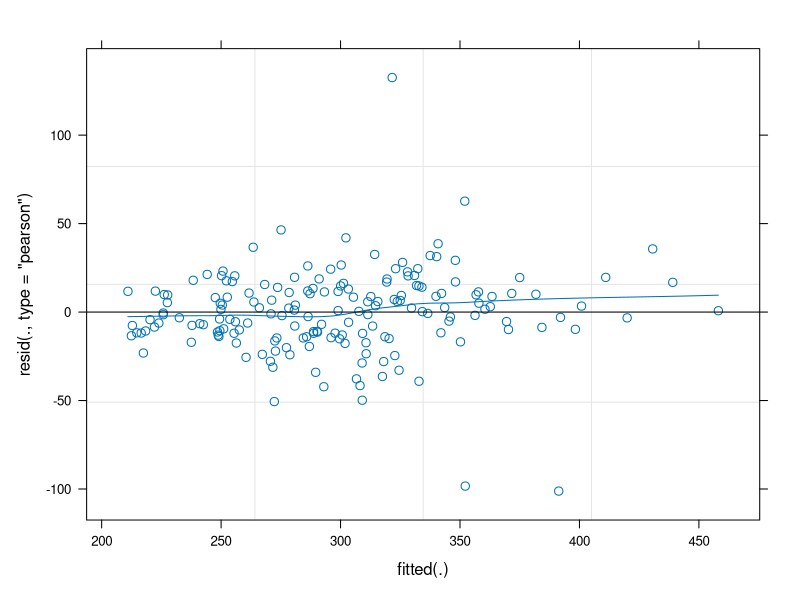
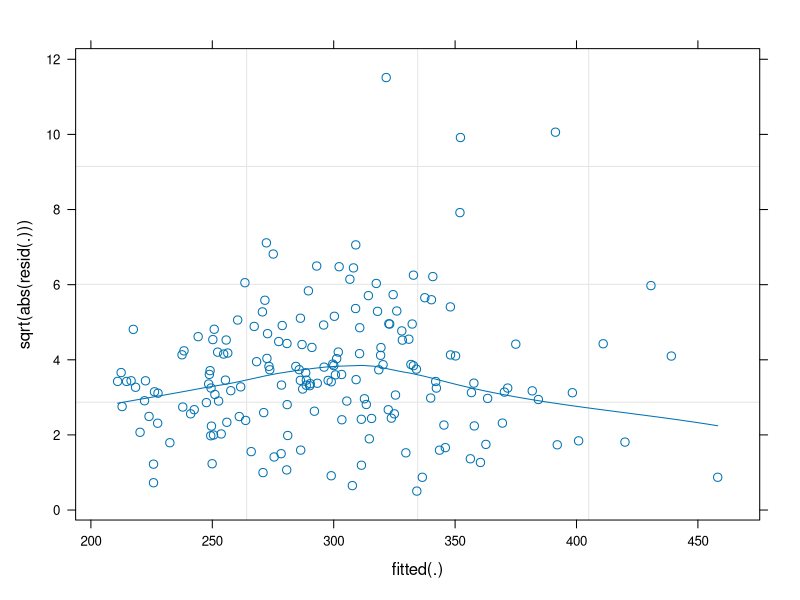
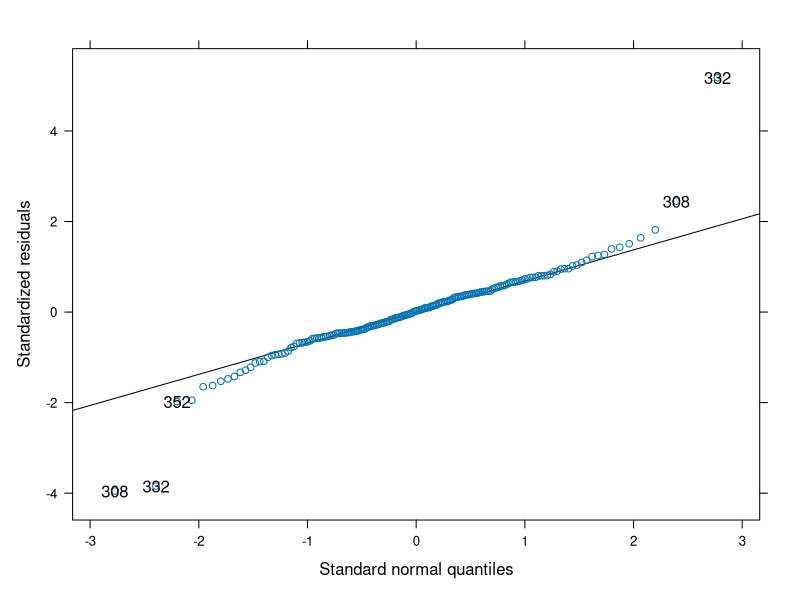

Here is the R script that generated these plots, in order:
# All functions mentioned in the vignette for the lme4 package

library(lme4)
data(sleepstudy)

# Fit a model: reaction as a function of days of sleep deprivation, by subject
fm1 <- lmer(Reaction ~ Days + (Days|Subject), sleepstudy)

# Diagnostic plots
## Fitted vs residuals
plot(fm1, type=c("p", "smooth"))
## Scale-location
plot(fm1, sqrt(abs(resid(.))) ~ fitted(.), type=c("p","smooth"))
## QQ plot
library(lattice)
qqmath(fm1, id=0.05)
